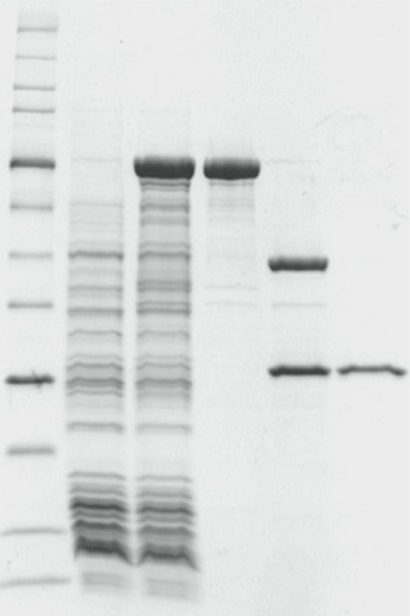
%> input picture raw_gel.jpg, 410 x 616 px
$ octave gel_reader.m   (GNU Octave 9; MATLAB toolbox functions it lacks are replaced by stand-ins)
%> lines starting %> are read from the running program, lines starting %| are printed output that depends on the picture
clear all;
close all;
gelImage = real(imread('raw_gel.jpg'));
%> gelImage is the input picture: size 616x410x3 uint8; mean R, G, B 221.3, 222.8, 222
bw = rgb2gray(gelImage);

%these are the known molecular weights of the ladder proteins (in kDa)
%the ladder is the leftmost column
knownLadderValues = [250 150 100 80 60 50 40 30 25 20 15 10];

[imageY, imageX] = size(bw);
%> imageY = 616; imageX = 410

%correct for background color
background = max(max(bw))
%> background = 241
bw = background - bw;
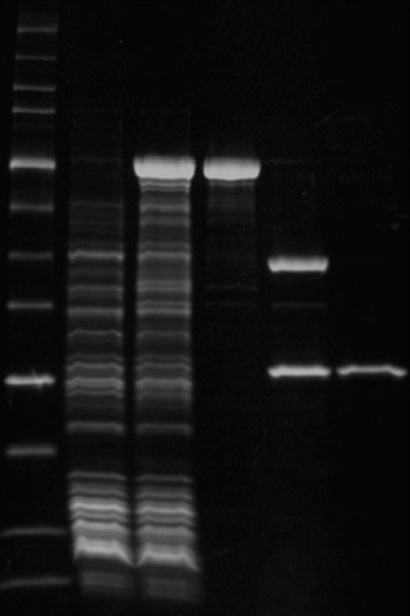
%> bw: size 616x410 uint8; min 0, max 185, mean 19

imshow(bw);
hold all;

%we plot the maximum value for each pixel-column (note that the pixel 0,0
%is in the top left corner of an image, so graphs correspond inversely to
%images. also note that this method of distinguishing between columns may
%not work if columns are significantly skewed
maximums = double(max(bw));
%> maximums = 410 values, max 185 at index 139, min 10 at index 410, mean 143.6
plot(maximums);
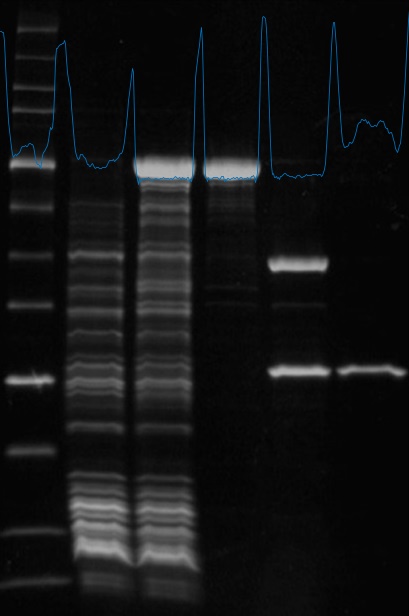
%> figure redrawn from the program's plot data

%find the significant peaks (i.e., the midpoints between the columns
%> (the run ends here)

$ run again, with pMal_Expression.jpg copied over raw_gel.jpg
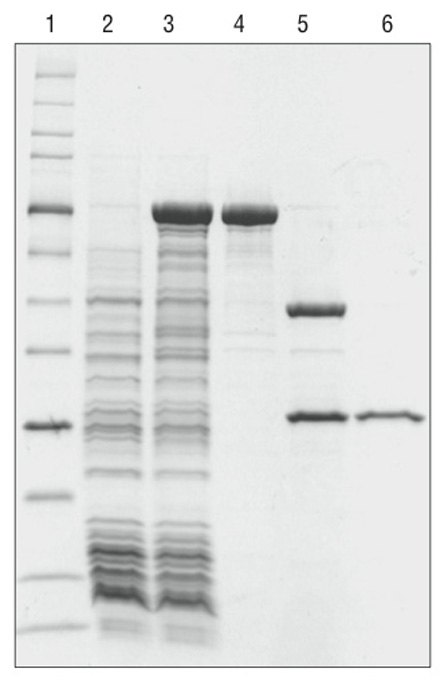
%> input picture pMal_Expression.jpg, 448 x 684 px
%> gelImage is the input picture: size 684x448x3 uint8; mean R, G, B 224.9, 226.2, 225.6
%> background = 255
%> `bw = background - bw;`:
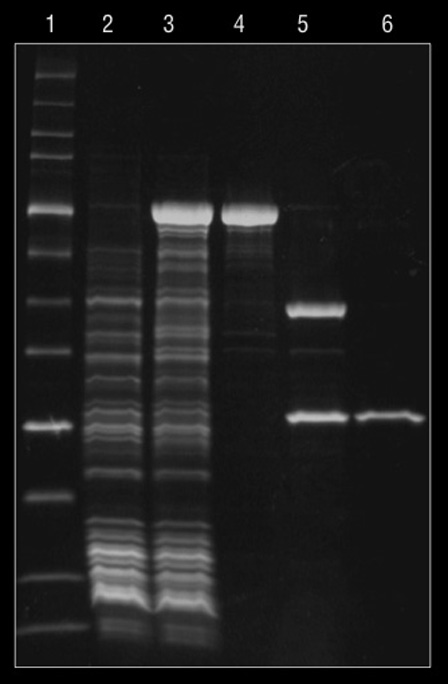
%> bw: size 684x448 uint8; min 0, max 252, mean 29.4
%> maximums = 448 values, max 252 at index 105, min 0 at index 1, mean 165.8
%> `plot(maximums);`:
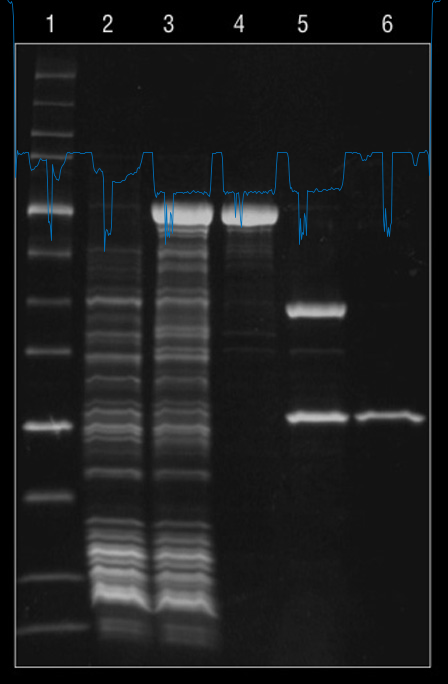
%> figure redrawn from the program's plot data
